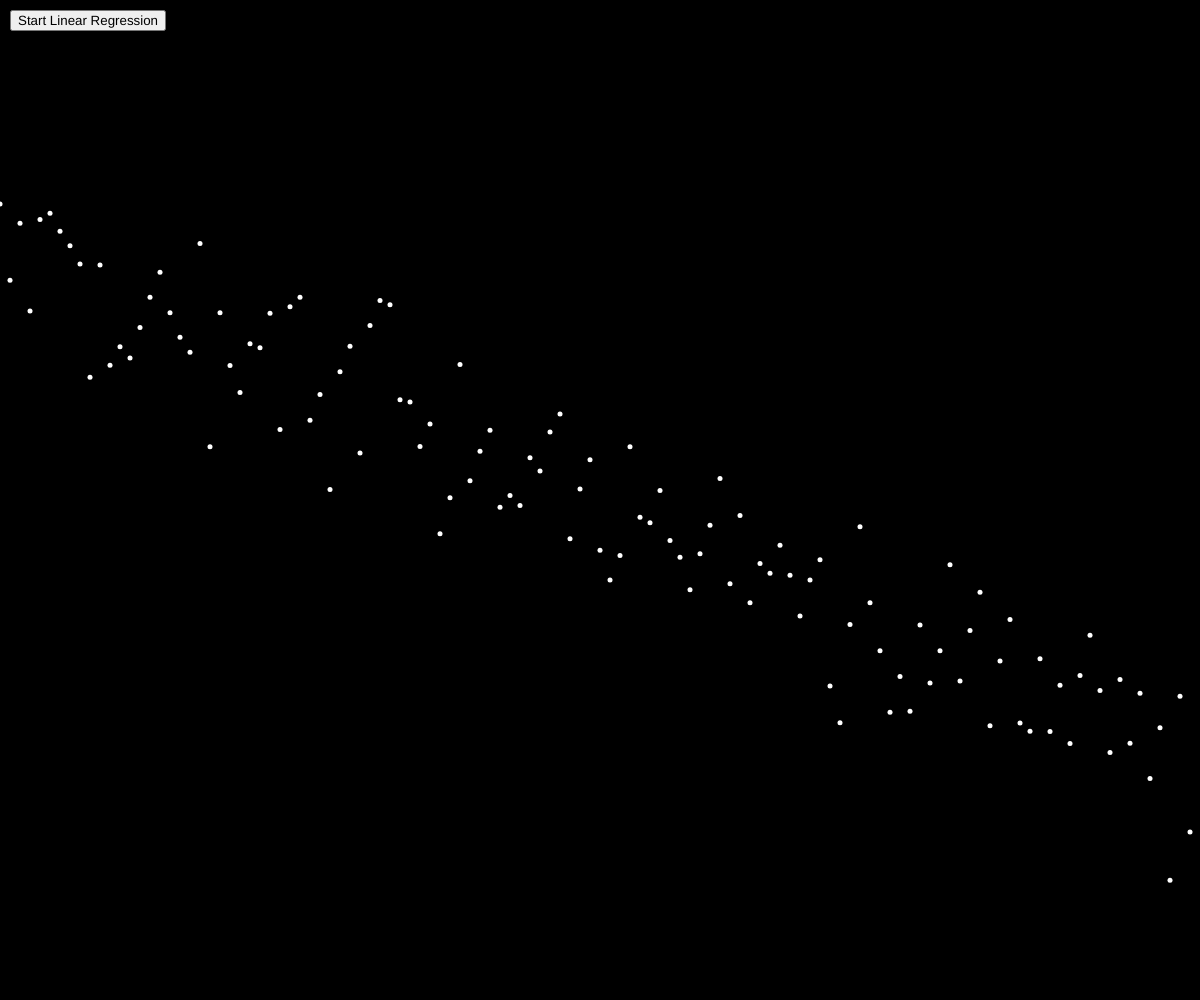
Frame 1 (no input)
Frame 60 (no input): identical to frame 1, image omitted
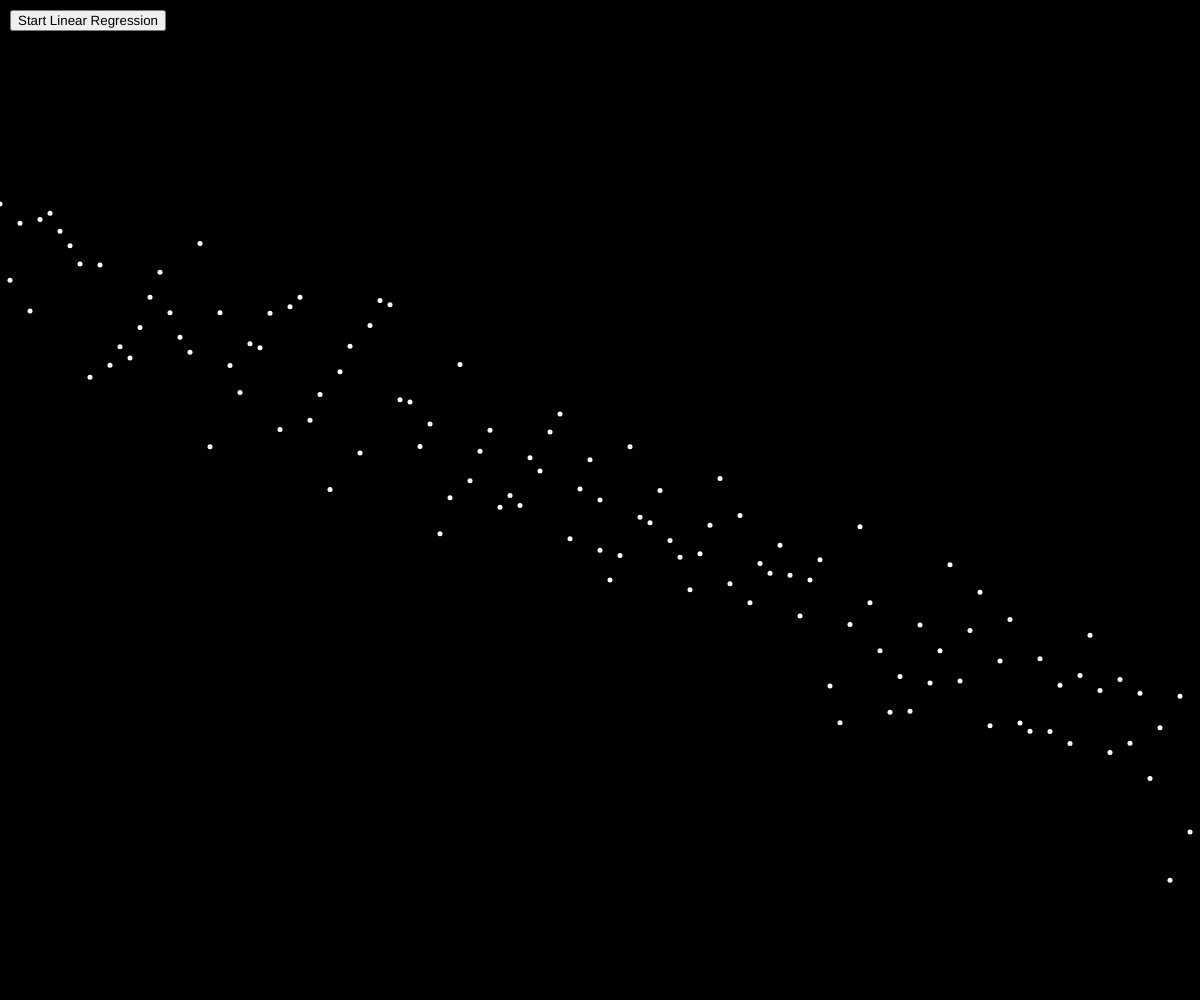
Frame 120 (the mouse pressed at the canvas centre since frame 60)

The p5.js sketch that drew these frames (run headless with seeded random() and noise() and a simulated clock; from frame 60 on, the mouse is pressed at the canvas centre):

// p5.js sketch
// ── sketch.js
let points = [];
let regressionLine = [];
let isLearning = false;
let currentPointIndex = 0;

function setup() {
  createCanvas(windowWidth, windowHeight);
  let button = createButton('Start Linear Regression');
  button.position(10, 10);
  button.mousePressed(startRegression);
  
  // Generate random points with a normal distribution around a random slope
  let slope = random(-1, 1); // Random slope
  for (let i = 0; i < width; i += 10) {
    let y = height / 2 + slope * (i - width / 2) + randomGaussian(0, 50); // More normal distribution around the line
    points.push(createVector(i, y));
  }
}

function draw() {
  background(0);
  
  // Draw the points
  fill(255);
  noStroke();
  for (let point of points) {
    ellipse(point.x, point.y, 5, 5);
  }
  
  // Draw the regression line if learning
  if (isLearning) {
    stroke(255, 0, 0);
    strokeWeight(2);
    for (let i = 0; i < regressionLine.length - 1; i++) {
      line(regressionLine[i].x, regressionLine[i].y, regressionLine[i + 1].x, regressionLine[i + 1].y);
    }
    
    // Update regression line with every other point
    if (currentPointIndex < points.length) {
      regressionLine = calculateLinearRegression(points.slice(0, currentPointIndex + 1));
      currentPointIndex += 1; // Update every other point
    }
  }
}

function startRegression() {
  isLearning = true;
  currentPointIndex = 0; // Reset index for regression updates
  regressionLine = calculateLinearRegression(points.slice(0, 1)); // Start with the first point
}

function mousePressed() {
  // Add a new point at the cursor position
  let newPoint = createVector(mouseX, mouseY);
  points.push(newPoint);
}

function calculateLinearRegression(points) {
  let xSum = 0;
  let ySum = 0;
  let xSquaredSum = 0;
  let xySum = 0;
  let n = points.length;

  for (let point of points) {
    xSum += point.x;
    ySum += point.y;
    xSquaredSum += point.x * point.x;
    xySum += point.x * point.y;
  }

  let slope = (n * xySum - xSum * ySum) / (n * xSquaredSum - xSum * xSum);
  let intercept = (ySum - slope * xSum) / n;

  let linePoints = [];
  for (let x = 0; x < width; x++) {
    let y = slope * x + intercept;
    linePoints.push(createVector(x, y));
  }
  return linePoints;
}
